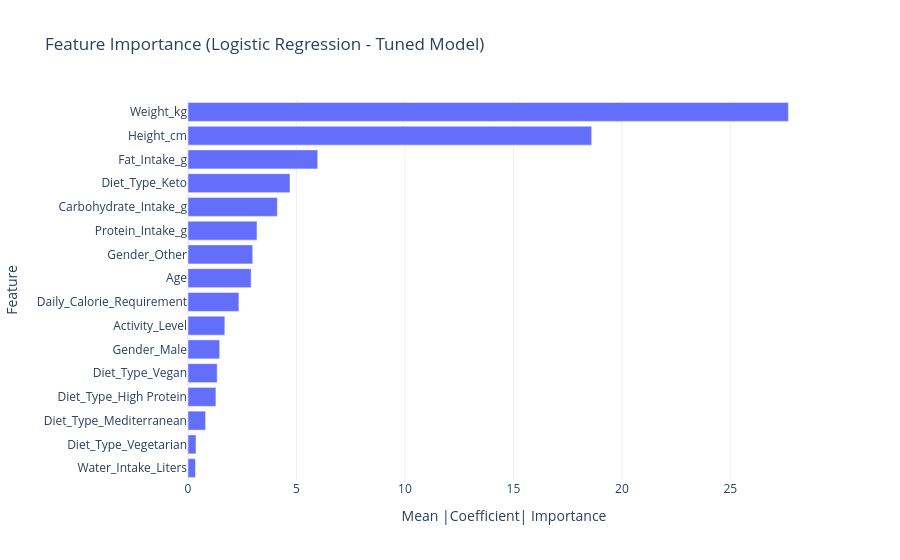

Here is the notebook cell this chart was saved with:
### Markdown cell above
**Visualization**

### Code cell
fig = px.bar(
    importance_df,
    x="Importance",
    y="Feature",
    orientation="h",
    title="Feature Importance (Logistic Regression - Tuned Model)"
)

fig.update_layout(
    xaxis_title="Mean |Coefficient| Importance",
    yaxis_title="Feature",
    template="plotly_white"
)

fig.show()

### Figure 1 — Plotly figure (JSON) as saved in the notebook; plotly's stock layout.template omitted (floating-point values rounded to 4 significant figures)
{"data": [{"hovertemplate": "Importance=%{x}<br>Feature=%{y}<extra></extra>", "legendgroup": "", "marker": {"color": "#636efa", "pattern": {"shape": ""}}, "name": "", "orientation": "h", "showlegend": false, "textposition": "auto", "type": "bar", "x": [0.3471, 0.3694, 0.8121, 1.288, 1.345, 1.462, 1.698, 2.347, 2.911, 2.983, 3.18, 4.119, 4.703, 5.982, 18.61, 27.68], "xaxis": "x", "y": ["Water_Intake_Liters", "Diet_Type_Vegetarian", "Diet_Type_Mediterranean", "Diet_Type_High Protein", "Diet_Type_Vegan", "Gender_Male", "Activity_Level", "Daily_Calorie_Requirement", "Age", "Gender_Other", "Protein_Intake_g", "Carbohydrate_Intake_g", "Diet_Type_Keto", "Fat_Intake_g", "Height_cm", "Weight_kg"], "yaxis": "y"}], "layout": {"barmode": "relative", "legend": {"tracegroupgap": 0}, "title": {"text": "Feature Importance (Logistic Regression - Tuned Model)"}, "xaxis": {"anchor": "y", "domain": [0, 1], "title": {"text": "Mean |Coefficient| Importance"}}, "yaxis": {"anchor": "x", "domain": [0, 1], "title": {"text": "Feature"}}}}
